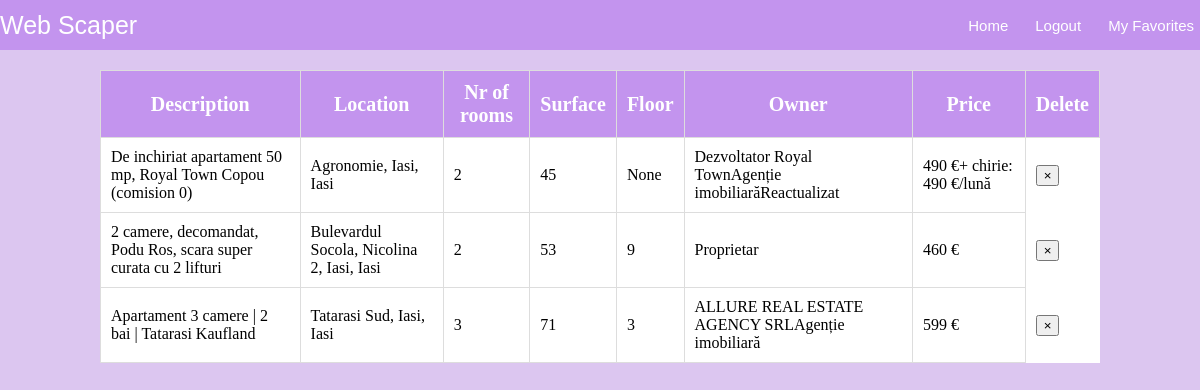
The page /favorites (signed in) on the database its author committed.
### website/models.py (models this page shows)
class UserFavorite(db.Model):
    id = db.Column(db.Integer, primary_key=True)
    user_id = db.Column(db.Integer, db.ForeignKey('user.id'), nullable=False)
    announcement_id = db.Column(db.Integer, db.ForeignKey('announcement.id'), nullable=False)
    announcement = db.relationship('Announcement', backref=db.backref('favorited_by', lazy=True))

class Announcement(db.Model):
    id = db.Column(db.Integer, primary_key=True)
    description = db.Column(db.String(500))
    location = db.Column(db.String(500))
    nb_rooms = db.Column(db.Integer)
    surface = db.Column(db.Integer)
    floor = db.Column(db.Integer)
    owner = db.Column(db.String(500))
    price = db.Column(db.String(500))
    link = db.Column(db.String(500))

### website/views.py (the view)
@views.route('/favorites')
@login_required
def favorites():
    return render_template('favorites.html', user=current_user)

### website/__init__.py (called while the page is built)
def create_app():
    app = Flask(__name__)
    app.config['SECRET_KEY'] = 'qwyeriuqwe rqwer'
    app.config['SQLALCHEMY_DATABASE_URI'] = f'sqlite:///{DB_NAME}'
    db.init_app(app)
    from .views import views
    from .auth import auth
    app.register_blueprint(views, url_prefix='/')
    app.register_blueprint(auth, url_prefix='/')
    from .models import Announcement
    from .models import User
    from .models import UserFavorite
    create_database(app)
    login_manager = LoginManager()
    login_manager.login_view = 'auth.login'
    login_manager.init_app(app)
    @login_manager.user_loader
    def load_user(id):
        return User.query.get(int(id))
    return app

### website/templates/favorites.html (shortened to what this page needs)
{% extends "base.html" %}
{% block content %}
<main>
<table>
    <tr>
        <th>Description</th>
        <th>Location</th>
        <th>Nr of rooms</th>
        <th>Surface</th>
        <th>Floor</th>
        <th>Owner</th>
        <th>Price</th>
        <th>Delete</th>
    </tr>
    {% for fav in user.favorites %}
        <tr>
            <td>{{ fav.announcement.description }}</td>
            <td>{{ fav.announcement.location }}</td>
            <td>{{ fav.announcement.nb_rooms }}</td>
            <td>{{ fav.announcement.surface }}</td>
            <td>{{ fav.announcement.floor }}</td>
            <td>{{ fav.announcement.owner }}</td>
            <td>{{ fav.announcement.price }}</td>
            <td class="close-btn"><button type="button" onClick="deleteFavorite({{ fav.id }})">&times;</button></td>
        </tr>
    {% endfor %}
</table>
</main>
{% endblock %}

### website/templates/base.html (shortened to what this page needs)
<!DOCTYPE html>
<html lang="en">
<head>
    <link rel="stylesheet" href="{{ url_for('static', filename='style.css') }}"/>
    <link rel="stylesheet" href="{{ url_for('static', filename='general.css') }}"/>
    <link rel="stylesheet" href="{{ url_for('static', filename='table.css') }}"/>
</head>
<body>
    <nav class="nav-bar">
        <div class="nav-bar-title">
            Web Scaper
        </div>
        <div class="nav-bar-items">
            {% if user.is_authenticated %}
            <div class="nab-bar-item">
                <button class="nav-bar-button"><a href="/">Home</a></button>
            </div>
            <div class="nav-bar-item">
                <button class="nav-bar-button"><a href="/logout">Logout</a></button>
            </div>
            <div class="nav-bar-item">
                <button class="nav-bar-button"><a href="/favorites">My Favorites</a></button>
            </div>
            {% endif %}
        </div>
    </nav>
    {% block content %} {%endblock%}
</body>
</html>

### website/static/style.css (style rules this page uses)
body { margin-top:0px; margin-left: 0px; margin-right: 0px; background-color: rgb(220, 198, 240); padding-top: 50px; }
.nav-bar { display: flex; flex-direction: row; align-items: center; height: 50px; background-color: rgb(195, 148, 238); position: fixed; top:0px; left:0px; right: 0px; margin-bottom: 20px; }
.nav-bar-title { color: white; font-family: Arial, Helvetica, sans-serif; font-size: 25px; width: 300px; }
.nav-bar-items { display: flex; flex-direction: row; justify-content: end; align-items: center; flex:1; }
.nav-bar-item { margin-left: 15px; }
.nav-bar-button { border: none; font-family: Arial, Helvetica, sans-serif; font-size: 15px; background-color: transparent; color: white; border-radius: 20px; height: 40px; transition: background-color 0.2s; }
.nav-bar-button a { color: white; text-decoration: none; white-space: nowrap; }
.close-btn { margin-left: 20px; background-color: transparent; border: none; }

### website/static/general.css (style rules this page uses)
main { padding-left: 100px; padding-right: 100px; }

### website/static/table.css (style rules this page uses)
table { width: 100%; border-collapse: collapse; margin-top: 20px; }
table tr:first-of-type { position: sticky; top: 0; background-color: rgb(195, 148, 238); color: white; font-familiy: Arial; font-size: 20px; }
th, td { padding: 10px; border: 1px solid #ddd; flex: 1; }
.close-btn { align-self: center; }
tr:not(:first-child) { background-color: white; }

### rows shown on the page
UserFavorite: announcement.description "De inchiriat apartament 50 mp, Royal Town Copou (comision 0)", announcement.location "Agronomie, Iasi, Iasi", announcement.nb_rooms "2", announcement.surface "45", announcement.floor "None", announcement.owner "Dezvoltator Royal TownAgenție imobiliarăReactualizat", announcement.price "490 €+ chirie: 490 €/lună"
UserFavorite: announcement.description "2 camere, decomandat, Podu Ros, scara super curata cu 2 lifturi", announcement.location "Bulevardul Socola, Nicolina 2, Iasi, Iasi", announcement.nb_rooms "2", announcement.surface "53", announcement.floor "9", announcement.owner "Proprietar", announcement.price "460 €"
UserFavorite: announcement.description "Apartament 3 camere | 2 bai | Tatarasi Kaufland", announcement.location "Tatarasi Sud, Iasi, Iasi", announcement.nb_rooms "3", announcement.surface "71", announcement.floor "3", announcement.owner "ALLURE REAL ESTATE AGENCY SRLAgenție imobiliară", announcement.price "599 €"
